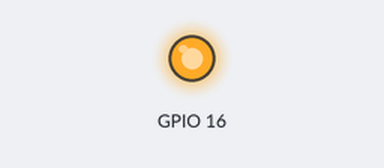
The program below on a simulated Raspberry Pi (BCM pin numbers). On the bench: output pins drawn as LEDs (lit = HIGH). At 2.0 s the program stops and its outputs stay as they are.

Above: at 0.1 s.
At 2.1 s:
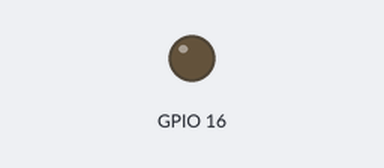
Timing chart, 0 to 3.5 s (numbered marks = the images above):
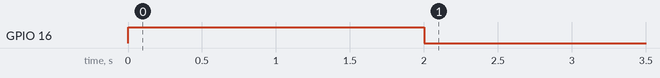

Measured:
- by itself, GPIO 16: LOW → HIGH at 0.00 s, → LOW 2.0 s later

The program:

ledsOn_1.py
```python
#!/usr/bin/python
# -*- coding: utf-8 -*-
#+++++++++++++++++++++++++++++
#title           :ledsOn_1.py
#description     :Script en python para encender un LED
#author          :Irving Brito
#date            :21-12-2017
#Placa           :Raspberry Pi B+ V1.2
#lenguaje        :Python
#++++++++++++++++++++++++++++++
import RPi.GPIO as L
import time
L.setmode(L.BCM)                # inicializar la placa en modo BCM
L.setwarnings(False)            # se apagan las advertencias

listaGPIO = [16]                # aca se cargaran la GPIO que se quieren controlar


#--- Definicion de funciones
def iniGPIO(lista):             # funcion para inicializar las GPIO como salidad listadas en listaGPIO
    for pin in lista:
        L.setup(pin,L.OUT)

def offTodo(lista):             # funcion para apagar o poner en 0 todas las GPIO de la listaGPIO
    for pin in lista:
        L.output(pin,L.LOW)

def onTodo(lista):              # funcion para encender o poner en 1 todas las GPIO de la listaGPIO
    for pin in lista:
        L.output(pin,L.HIGH)


#--- Ejecucion

iniGPIO(listaGPIO)              # se configuran todas las salidas definidas en listaGPIO

offTodo(listaGPIO)

onTodo(listaGPIO)               # se le envia la orden de poner en 1 todas las salidas de la listaGPIO

time.sleep(2)                   # detiene la ejecución por 2 segundos

L.cleanup()                     # Limpia los canales que se usaron el listaGPIO
```
